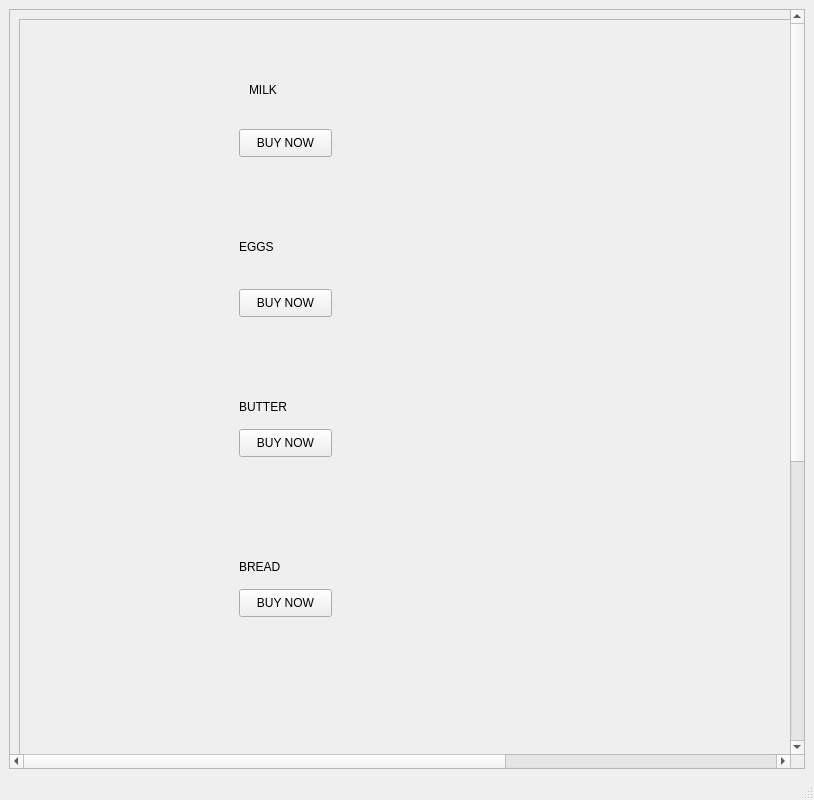
<?xml version="1.0" encoding="UTF-8"?>
<ui version="4.0">
 <class>MainWindow</class>
 <widget class="QMainWindow" name="MainWindow">
  <property name="geometry">
   <rect>
    <x>0</x>
    <y>0</y>
    <width>814</width>
    <height>800</height>
   </rect>
  </property>
  <property name="windowTitle">
   <string>MainWindow</string>
  </property>
  <widget class="QWidget" name="centralwidget">
   <layout class="QVBoxLayout" name="verticalLayout">
    <item>
     <widget class="QScrollArea" name="scrollArea">
      <property name="mouseTracking">
       <bool>true</bool>
      </property>
      <property name="verticalScrollBarPolicy">
       <enum>Qt::ScrollBarAsNeeded</enum>
      </property>
      <property name="widgetResizable">
       <bool>true</bool>
      </property>
      <widget class="QWidget" name="scrollAreaWidgetContents">
       <property name="geometry">
        <rect>
         <x>0</x>
         <y>-175</y>
         <width>1222</width>
         <height>1222</height>
        </rect>
       </property>
       <layout class="QVBoxLayout" name="verticalLayout_2">
        <item>
         <widget class="QFrame" name="frame">
          <property name="minimumSize">
           <size>
            <width>1200</width>
            <height>1200</height>
           </size>
          </property>
          <property name="frameShape">
           <enum>QFrame::StyledPanel</enum>
          </property>
          <property name="frameShadow">
           <enum>QFrame::Raised</enum>
          </property>
          <widget class="QLabel" name="milkPhoto">
           <property name="geometry">
            <rect>
             <x>50</x>
             <y>40</y>
             <width>111</width>
             <height>121</height>
            </rect>
           </property>
           <property name="text">
            <string/>
           </property>
           <property name="pixmap">
            <pixmap>A2Milk-min.jpg</pixmap>
           </property>
           <property name="scaledContents">
            <bool>true</bool>
           </property>
          </widget>
          <widget class="QLabel" name="milk_label">
           <property name="geometry">
            <rect>
             <x>230</x>
             <y>50</y>
             <width>131</width>
             <height>41</height>
            </rect>
           </property>
           <property name="text">
            <string>MILK  </string>
           </property>
          </widget>
          <widget class="QPushButton" name="milkButton">
           <property name="geometry">
            <rect>
             <x>220</x>
             <y>110</y>
             <width>93</width>
             <height>28</height>
            </rect>
           </property>
           <property name="text">
            <string>BUY NOW</string>
           </property>
          </widget>
          <widget class="QLabel" name="eggs_photo">
           <property name="geometry">
            <rect>
             <x>50</x>
             <y>210</y>
             <width>111</width>
             <height>121</height>
            </rect>
           </property>
           <property name="maximumSize">
            <size>
             <width>111</width>
             <height>131</height>
            </size>
           </property>
           <property name="text">
            <string/>
           </property>
           <property name="pixmap">
            <pixmap>eggs.jpeg</pixmap>
           </property>
           <property name="scaledContents">
            <bool>true</bool>
           </property>
          </widget>
          <widget class="QPushButton" name="eggButton">
           <property name="geometry">
            <rect>
             <x>220</x>
             <y>270</y>
             <width>93</width>
             <height>28</height>
            </rect>
           </property>
           <property name="text">
            <string>BUY NOW</string>
           </property>
          </widget>
          <widget class="QLabel" name="eggs_label">
           <property name="geometry">
            <rect>
             <x>220</x>
             <y>220</y>
             <width>55</width>
             <height>16</height>
            </rect>
           </property>
           <property name="text">
            <string>EGGS</string>
           </property>
          </widget>
          <widget class="QLabel" name="butterPhoto">
           <property name="geometry">
            <rect>
             <x>50</x>
             <y>370</y>
             <width>111</width>
             <height>121</height>
            </rect>
           </property>
           <property name="maximumSize">
            <size>
             <width>111</width>
             <height>121</height>
            </size>
           </property>
           <property name="text">
            <string/>
           </property>
           <property name="pixmap">
            <pixmap>butter.jpg</pixmap>
           </property>
           <property name="scaledContents">
            <bool>true</bool>
           </property>
          </widget>
          <widget class="QLabel" name="butter_label">
           <property name="geometry">
            <rect>
             <x>220</x>
             <y>380</y>
             <width>55</width>
             <height>16</height>
            </rect>
           </property>
           <property name="text">
            <string>BUTTER</string>
           </property>
          </widget>
          <widget class="QPushButton" name="butterButton">
           <property name="geometry">
            <rect>
             <x>220</x>
             <y>410</y>
             <width>93</width>
             <height>28</height>
            </rect>
           </property>
           <property name="text">
            <string>BUY NOW</string>
           </property>
          </widget>
          <widget class="QLabel" name="breadPhoto">
           <property name="geometry">
            <rect>
             <x>50</x>
             <y>530</y>
             <width>111</width>
             <height>121</height>
            </rect>
           </property>
           <property name="maximumSize">
            <size>
             <width>111</width>
             <height>121</height>
            </size>
           </property>
           <property name="text">
            <string/>
           </property>
           <property name="pixmap">
            <pixmap>download.jpg</pixmap>
           </property>
           <property name="scaledContents">
            <bool>true</bool>
           </property>
          </widget>
          <widget class="QLabel" name="bread_label_2">
           <property name="geometry">
            <rect>
             <x>220</x>
             <y>540</y>
             <width>55</width>
             <height>16</height>
            </rect>
           </property>
           <property name="text">
            <string>BREAD</string>
           </property>
          </widget>
          <widget class="QPushButton" name="breadButton">
           <property name="geometry">
            <rect>
             <x>220</x>
             <y>570</y>
             <width>93</width>
             <height>28</height>
            </rect>
           </property>
           <property name="text">
            <string>BUY NOW</string>
           </property>
          </widget>
          <widget class="QLabel" name="pastaPhoto">
           <property name="geometry">
            <rect>
             <x>60</x>
             <y>700</y>
             <width>111</width>
             <height>121</height>
            </rect>
           </property>
           <property name="text">
            <string/>
           </property>
           <property name="pixmap">
            <pixmap>macaroni.jpg</pixmap>
           </property>
           <property name="scaledContents">
            <bool>true</bool>
           </property>
          </widget>
          <widget class="QLabel" name="pasta_label">
           <property name="geometry">
            <rect>
             <x>220</x>
             <y>740</y>
             <width>55</width>
             <height>16</height>
            </rect>
           </property>
           <property name="text">
            <string>PASTA</string>
           </property>
          </widget>
          <widget class="QPushButton" name="pastaButton">
           <property name="geometry">
            <rect>
             <x>220</x>
             <y>770</y>
             <width>93</width>
             <height>28</height>
            </rect>
           </property>
           <property name="text">
            <string>BUY NOW</string>
           </property>
          </widget>
         </widget>
        </item>
       </layout>
      </widget>
     </widget>
    </item>
   </layout>
  </widget>
  <widget class="QMenuBar" name="menubar">
   <property name="geometry">
    <rect>
     <x>0</x>
     <y>0</y>
     <width>814</width>
     <height>26</height>
    </rect>
   </property>
  </widget>
  <widget class="QStatusBar" name="statusbar"/>
 </widget>
 <resources/>
 <connections/>
</ui>
